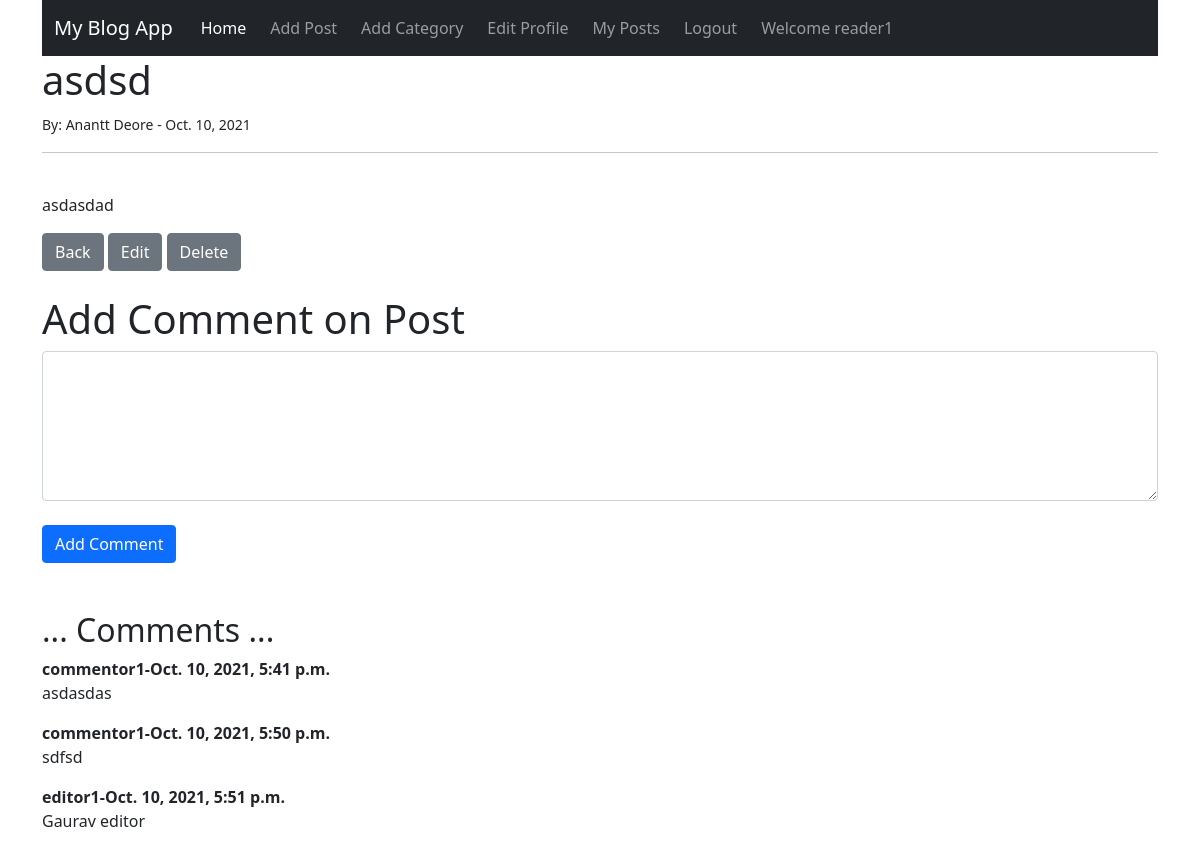
Page /article/28 (signed in) on the committed database.
### blogapp/models.py (models this page shows, shortened)
class Post(models.Model):
    title = models.CharField(max_length=255)
    author = models.ForeignKey(User,on_delete=models.CASCADE)
    body = models.TextField()
    publish_date = models.DateField(auto_now_add=True)
    category = models.ForeignKey(Category,on_delete=models.CASCADE)

class Comment(models.Model):
    post = models.ForeignKey(Post,related_name='comments',on_delete=models.CASCADE)
    user = models.ForeignKey(User,related_name='comments',on_delete=models.CASCADE)
    body = models.TextField()
    date_added = models.DateTimeField(auto_now_add=True)

### blogapp/views.py (the view)
# urls.py: path('article/<int:pk>',views.ArticleView.as_view(),name="article" ),
class ArticleView(LoginRequiredMixin,DetailView):
    model = Post
    template_name = 'blogapp/article.html'

### blogapp/templates/blogapp/article.html (shortened to what this page needs)
{% extends 'blogapp/base.html' %}
{% block content %}
    <h1>{{post.title}}</h1>
    <small>By: {{post.author.first_name}} {{post.author.last_name}} - {{post.publish_date}}</small>
    <hr>
    <br/>
       <p>
        {{post.body|safe}}
       </p>
       <a href="{% url 'home' %}" class="btn btn-secondary">Back</a>
       {% if user.is_authenticated and user.id == post.author.id %}
        <a href="{% url 'edit_post' post.pk %}" class="btn btn-secondary">Edit</a>
        <a href="{% url 'delete_post' post.pk %}" class="btn btn-secondary">Delete</a>
        {% endif %}
        <br>
        <br>
        <h1>Add Comment on Post</h1>
        <div class="form-group">
            <form action="{% url 'add_comment' post.id %}" method="POST">
                <textarea name="body" cols="40" rows="10" class="form-control" required="" id="id_body" style="height: 150px;"></textarea>
                <br>
                <input type="submit" class="btn btn-primary" value="Add Comment">
            </form>
        </div>        <br><br>
        <h2> ... Comments ... </h2>
        {% if not post.comments.all %}
            No Comments yet...
        {%else%}
            {% for comment in post.comments.all %}
            <strong>
                {{comment.user.username}}-{{comment.date_added}}
            </strong>
             <br>
                <p>
                    {{comment.body}}
                </p>
            {% endfor %}
        {%endif%}
{% endblock %}

### blogapp/templates/blogapp/base.html (shortened to what this page needs)
<!doctype html>
<html lang="en">
<head>
  <link href="https://cdn.jsdelivr.net/npm/bootstrap@5.1.1/dist/css/bootstrap.min.css" rel="stylesheet"
>
</head>
<body>
  <div class="container">
    <nav class="navbar navbar-expand-lg navbar-dark bg-dark">
      <div class="container-fluid">
        <a class="navbar-brand" href="#">My Blog App</a>
        <div class="collapse navbar-collapse" id="navbarSupportedContent">
          <ul class="navbar-nav me-auto mb-2 mb-lg-0">
            {% if user.is_authenticated %}
            {% if user.is_superuser %}
            <li class="nav-item mx-1">
              <a class="nav-link active" aria-current="page" href="{% url 'admin_home' %}">Admin Home</a>
            </li>
            <!-- <li class="nav-item mx-1">
              <a class="nav-link active" aria-current="page" href="{% url 'home' %}">Visit Site</a>
            </li> -->
            {%else%}
            <li class="nav-item mx-1">
              <a class="nav-link active" aria-current="page" href="{% url 'home' %}">Home</a>
            </li>
            {% endif %}
            <li class="nav-item mx-1">
              <a class="nav-link" href="{% url 'add_post' %}">Add Post</a>
            </li>
            <li class="nav-item mx-1">
              <a class="nav-link" href="{% url 'add_category' %}">Add Category</a>
            </li>
            <li class="nav-item mx-1">
              <a class="nav-link" href="{% url 'edit_profile' %}">Edit Profile</a>
            </li>
            <li class="nav-item mx-1">
              <a class="nav-link" href="{% url 'my_posts' %}">My Posts</a>
            </li>
            <li class="nav-item mx-1">
              <a class="nav-link" href="{% url 'logout' %}">Logout</a>
            </li>
            <li class="nav-item mx-1">
              <a class="nav-link" href="">Welcome {{user.username}}</a>
            </li>
            {% endif %}
        </ul>
        </div>
      </div>
    </nav>
    {% block content %}
    {% endblock %}
  </div>
</body>
</html>

### rows in the picture
Post: title "asdsd", author.first_name "Anantt", author.last_name "Deore", publish_date "Oct. 10, 2021", body "asdasdad"
Comment: user.username "commentor1", date_added "Oct. 10, 2021, 5:41 p.m.", body "asdasdas"
Comment: user.username "commentor1", date_added "Oct. 10, 2021, 5:50 p.m.", body "sdfsd"
Comment: user.username "editor1", date_added "Oct. 10, 2021, 5:51 p.m.", body "Gaurav editor"

### other values in the picture
{{ user.username }} "reader1"
